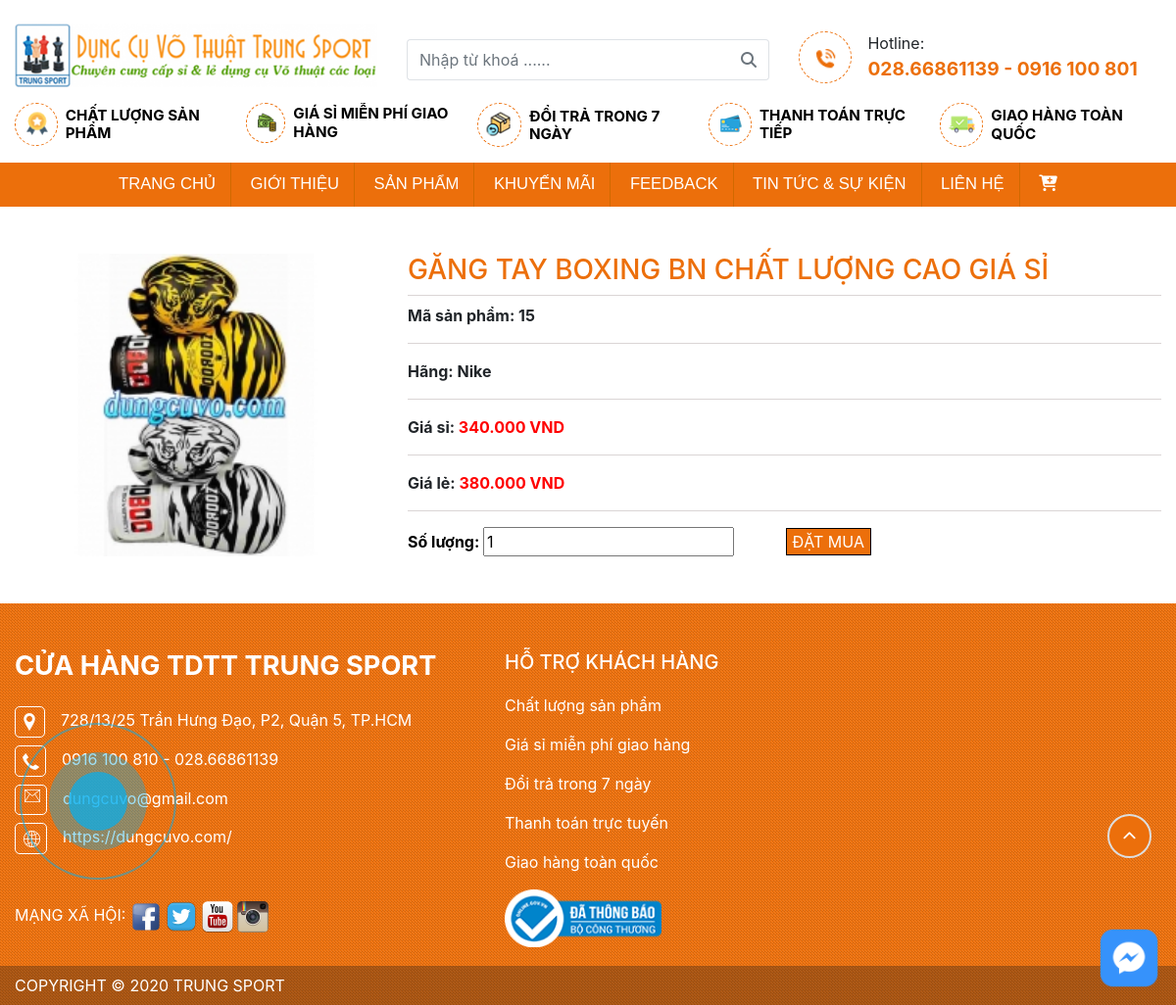
/details.php?proid=15, run on the app's committed database.
### tables this page shows
CREATE TABLE `tbl_product` (
  `productId` int(11) NOT NULL,
  `productName` varchar(255) NOT NULL,
  `productQuantity` int(20) NOT NULL,
  `hangton` int(20) NOT NULL,
  `catId` int(11) NOT NULL,
  `brandId` int(11) NOT NULL,
  `image` varchar(255) NOT NULL,
  `giasi` int(11) NOT NULL,
  `giale` int(11) NOT NULL,
  `type` int(11) NOT NULL
);

CREATE TABLE `tbl_brand` (
  `brandId` int(11) NOT NULL,
  `brandName` varchar(255) NOT NULL
);

### classes/product.php (called while the page is built, shortened)
<?php
$filepath = realpath(dirname(__FILE__));
include_once ($filepath.'/../lib/database.php');
include_once ($filepath.'/../helpers/format.php');
?>
<?php
class product
{
	private $db;
	public function __construct()
	{
		$this->db = new Database();
	}
		public function get_details($id)
		{
			$query =
			"SELECT tbl_product.*, tbl_category.catName, tbl_brand.brandName
			FROM tbl_product INNER JOIN tbl_category ON tbl_product.catId = tbl_category.catId
			INNER JOIN tbl_brand ON tbl_product.brandId = tbl_brand.brandId
			WHERE tbl_product.productId = '$id'";
			$result = $this->db->select($query);
			return $result;
		}
	}
	?>

### lib/database.php (called while the page is built, shortened)
<?php
Class Database extends PDO{
   public $host   = DB_HOST;
   public $user   = DB_USER;
   public $pass   = DB_PASS;
   public $dbname = DB_NAME;
   public $link;
private function connectDB(){
   $this->link = new mysqli($this->host, $this->user, $this->pass,
    $this->dbname);
 }
public function select($query){
  $result = $this->link->query($query) or
   die($this->link->error.__LINE__);
  if($result->num_rows > 0){
    return $result;
  } else {
    return false;
  }
 }
}

### helpers/format.php (called while the page is built, shortened)
<?php
class Format{
   public function format_currency($n=0){
      $n=(string)$n;
      $n=strrev($n);
      $res='';
      for($i=0;$i<strlen($n);$i++){
            if($i%3==0 && $i!=0){
               $res.='.';
            }
            $res.=$n[$i];
      }
      $res=strrev($res);
      return $res;
   }
}
?>

### details.php (the view, shortened to what this page needs)
<?php
    include 'inc/header.php';
?>
<?php
    if(!isset($_GET['proid']) || $_GET['proid'] == NULL){
        echo "<script> window.location = '404.php' </script>";
    }else {
        $id = $_GET['proid'];
    }
 ?>
<link rel="stylesheet" href="https://necolas.github.io/normalize.css/8.0.1/normalize.css">
<link rel="stylesheet" href="css/zoomimage.css">
    <div class="chitietsanpham mt-5">
        <div class="container">
            <div class="row">
                <?php
                    $get_product_details = $product->get_details($id);
                    if($get_product_details){
                        while($resultdetails=$get_product_details->fetch_assoc()){
                ?>
                <div class="col-lg-4 col-md-5 col-sm-10">
                    <div class="block">
                        <img src="admin/uploads/<?php echo $resultdetails['image']?>" alt="Image To Zoom" class="block__pic" data-title="Zoom Image" data-help="">
                    </div>
                </div>
                <div class="col-lg-8 col-md-7 col-sm-12 pl-3">
                    <div class="tensanpham mb-2">
                        <h3><?php echo $resultdetails['productName']?></h3>
                    </div>
                    <p>Mã sản phẩm: <?php echo $resultdetails['productId']?></p>
                    <p>Hãng: <?php echo $resultdetails['brandName']?></p>
                    <p>Giá sỉ:<span> <?php echo $fm->format_currency($resultdetails['giasi'])?> VND</span></p>
                    <p>Giá lẻ:<span> <?php echo $fm->format_currency($resultdetails['giale'])?> VND</span></p>
                    <div class="add_cart">
                        <form action="" method="POST">
                            <span>Số lượng: </span>
                            <input type="number" class="mr-5" name="quantity" value="1" min="1"/>
                            <input type="submit" class="datmua" name="submit" value ="ĐẶT MUA" href="giohang.php"/>
                        </form>
                    </div>
                </div>
                <?php
                        }
                    }
                ?>
            </div>
        </div>
    </div>
<?php
    include 'inc/footer.php';
?>

### css/details.css (style rules this page uses)
.tensanpham { border-bottom:1px solid #dad5d5; }
.tensanpham h3 { color:#ec6f0b; }
.chitietsanpham p { margin-bottom:1em;padding-bottom:1em;border-bottom:1px solid #dad5d5;font-weight:bold; }
.chitietsanpham span { color:red; }
.add_cart span { color:black;font-weight:bold; }
.datmua { background:#ec6f0b;color:white;border:1px solid black; }

### css/style.css (style rules this page uses)
:root { --font:'Arial',sans-serif; --color:rgb(236,111,11); }
body { width:100%;padding:0;margin:0;font-family:Arial,Helvetica,sans-serif; }
@media screen and (min-width:1200px) { .container { max-width:1260px!important; } }

### css/zoomimage.css (style rules this page uses)
* { box-sizing: border-box; }
.block { display: flex; justify-content: center; align-items: center; width: 100%; flex-direction: column; background-color: aliceblue; }
.block__pic { width: 100%; }

### data on the page
tbl_product: image (picture), productName "GĂNG TAY BOXING BN CHẤT LƯỢNG CAO GIÁ SỈ", productId "15", brandId.brandName "Nike", giasi "340.000", giale "380.000"
